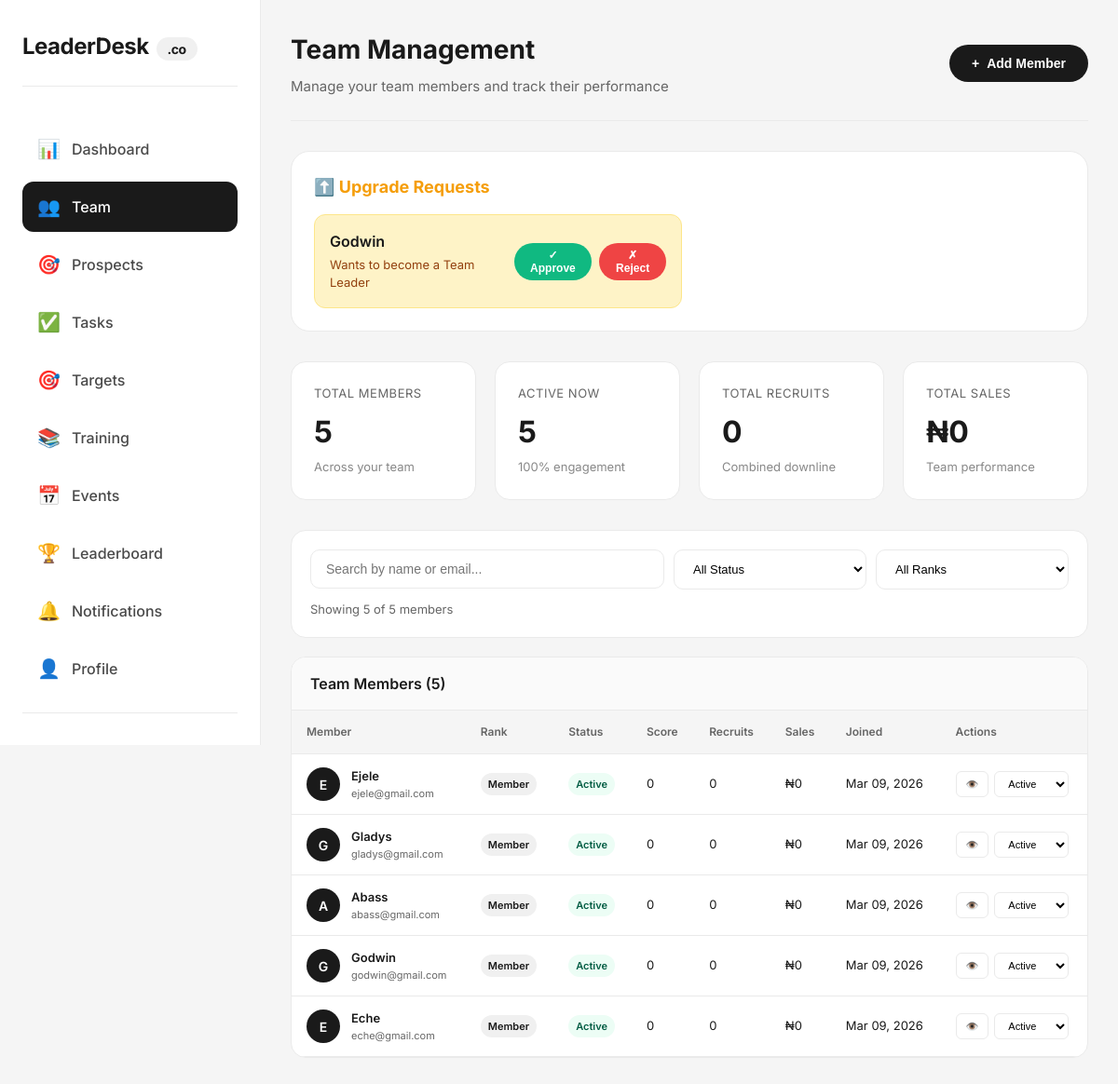
Before: /team.php (signed in) with the older database file.
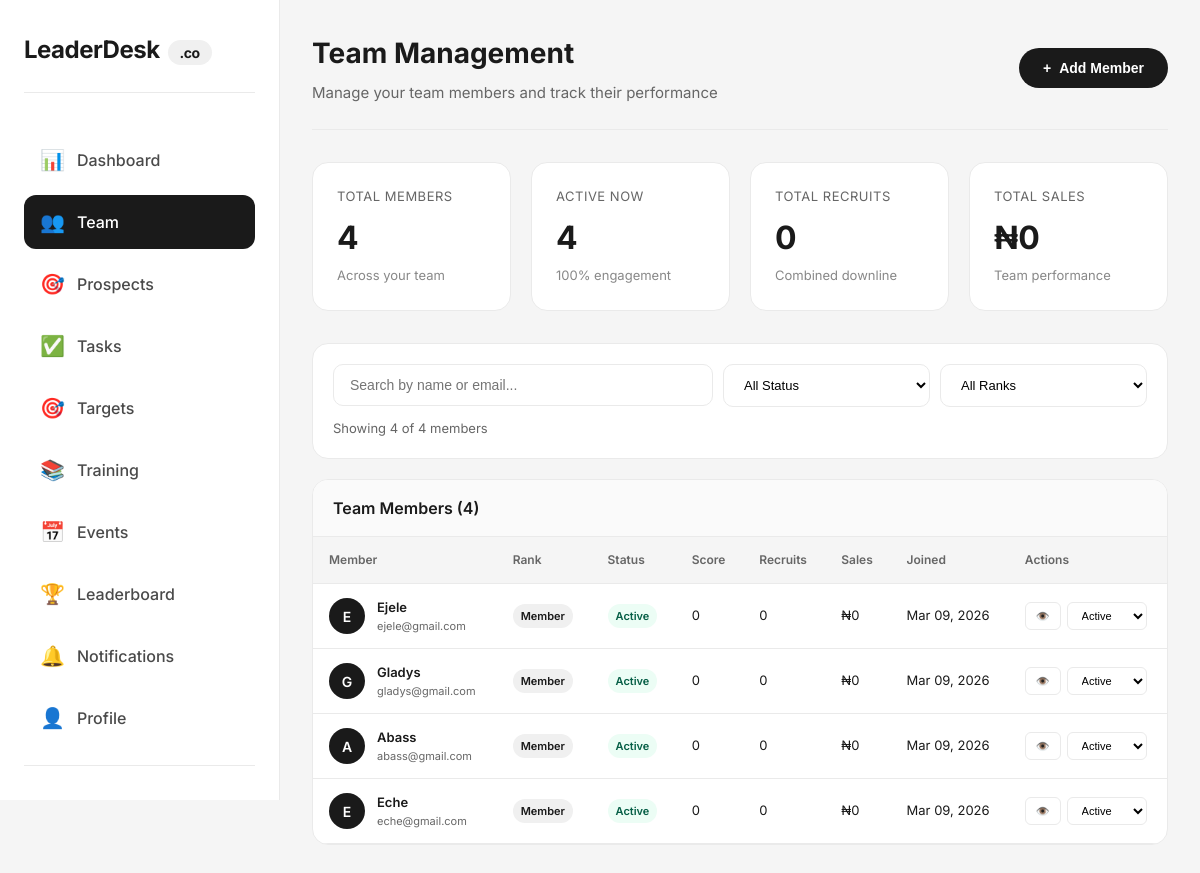
After: the same page with the newer database file.
### tables this page shows
CREATE TABLE `member_profiles` (
  `id` int(11) NOT NULL AUTO_INCREMENT,
  `user_id` int(11) NOT NULL,
  `team_id` int(11) NOT NULL,
  `upline_user_id` int(11) DEFAULT NULL,
  `rank` varchar(50) DEFAULT 'Member',
  `member_type` enum('prospect','member') DEFAULT 'member',
  `activity_score` int(11) DEFAULT 0,
  `total_recruits` int(11) DEFAULT 0,
  `total_sales` decimal(10,2) DEFAULT 0.00,
  `join_date` date DEFAULT NULL,
  PRIMARY KEY (`id`),
  KEY `user_id` (`user_id`),
  KEY `team_id` (`team_id`),
  KEY `upline_user_id` (`upline_user_id`),
  CONSTRAINT `member_profiles_ibfk_1` FOREIGN KEY (`user_id`) REFERENCES `users` (`id`) ON DELETE CASCADE,
  CONSTRAINT `member_profiles_ibfk_2` FOREIGN KEY (`team_id`) REFERENCES `teams` (`id`) ON DELETE CASCADE,
  CONSTRAINT `member_profiles_ibfk_3` FOREIGN KEY (`upline_user_id`) REFERENCES `users` (`id`) ON DELETE SET NULL
);

CREATE TABLE `users` (
  `id` int(11) NOT NULL AUTO_INCREMENT,
  `name` varchar(100) NOT NULL,
  `email` varchar(100) NOT NULL,
  `phone` varchar(20) DEFAULT NULL,
  `password` varchar(255) NOT NULL,
  `role` enum('super_admin','team_leader','member') DEFAULT 'member',
  `upgrade_requested` tinyint(4) DEFAULT 0,
  `team_id` int(11) DEFAULT NULL,
  `status` enum('active','inactive','suspended') DEFAULT 'active',
  `created_at` timestamp NOT NULL DEFAULT current_timestamp(),
  `updated_at` timestamp NOT NULL DEFAULT current_timestamp() ON UPDATE current_timestamp(),
  `last_login` timestamp NULL DEFAULT NULL,
  PRIMARY KEY (`id`),
  UNIQUE KEY `email` (`email`)
);

### includes/auth_check.php (called while the page is built, shortened)
<?php
$stmt = $pdo->prepare("SELECT u.*, t.team_name, t.subscription_status, tb.primary_color, tb.logo_url, tb.tagline
                       FROM users u
                       LEFT JOIN teams t ON u.team_id = t.id
                       LEFT JOIN team_branding tb ON u.team_id = tb.team_id
                       WHERE u.id = ?");
$stmt->execute([$_SESSION['user_id']]);
$current_user = $stmt->fetch();
?>

### team.php (the view, shortened to what the changed rows need)
<?php
require_once 'config/database.php';
require_once 'includes/auth_check.php';
$stmt = $pdo->prepare("
    SELECT u.*,
           mp.rank,
           mp.member_type,
           mp.activity_score,
           mp.total_recruits,
           mp.total_sales,
           mp.join_date,
           mp.upline_user_id,
           u2.name as upline_name,
           (SELECT COUNT(*) FROM member_profiles WHERE upline_user_id = u.id) as downline_count
    FROM users u
    LEFT JOIN member_profiles mp ON u.id = mp.user_id
    LEFT JOIN users u2 ON mp.upline_user_id = u2.id
    WHERE u.team_id = ? AND u.role = 'member'
    ORDER BY u.created_at DESC
");
$stmt->execute([$current_user['team_id']]);
$members = $stmt->fetchAll();
$upgrade_requests = [];
if ($current_user['role'] == 'team_leader') {
    $stmt = $pdo->prepare("SELECT u.*, mp.rank FROM users u LEFT JOIN member_profiles mp ON u.id = mp.user_id WHERE u.team_id = ? AND u.role = 'member' AND u.upgrade_requested = 1");
    $stmt->execute([$current_user['team_id']]);
    $upgrade_requests = $stmt->fetchAll();
}
$total_members = count($members);
$active_members = count(array_filter($members, function($m) { return $m['status'] == 'active'; }));
?>
<!DOCTYPE html>
<html lang="en">
<head>
</head>
<body>
    <div class="app">
        <main class="main">
            <div class="top-bar">
                <div class="page-title">
                    <h1>Team Management</h1>
                </div>
            </div>
            <?php if ($current_user['role'] == 'team_leader' && !empty($upgrade_requests)): ?>
                <div class="upgrade-requests-section">
                    <h2>⬆️ Upgrade Requests</h2>
                    <div class="requests-grid">
                        <?php foreach ($upgrade_requests as $request): ?>
                            <div class="request-card">
                                <div class="request-info">
                                    <h4><?php echo htmlspecialchars($request['name']); ?></h4>
                                    <p>Wants to become a Team Leader</p>
                                </div>
                                <div class="request-actions">
                                    <form method="POST" style="display: inline;">
                                        <button type="submit" class="btn btn-success" style="padding: 6px 12px; font-size: 12px;">✓ Approve</button>
                                    </form>
                                    <form method="POST" style="display: inline;">
                                        <button type="submit" class="btn btn-danger" style="padding: 6px 12px; font-size: 12px;">✗ Reject</button>
                                    </form>
                                </div>
                            </div>
                        <?php endforeach; ?>
                    </div>
                </div>
            <?php endif; ?>
            <div class="stats-grid">
                <div class="stat-card">
                    <div class="stat-label">Total Members</div>
                    <div class="stat-value"><?php echo $total_members; ?></div>
                    <div class="stat-sub">Across your team</div>
                </div>
                <div class="stat-card">
                    <div class="stat-label">Active Now</div>
                    <div class="stat-value"><?php echo $active_members; ?></div>
                    <div class="stat-sub"><?php echo $total_members ? round(($active_members/$total_members)*100) : 0; ?>% engagement</div>
                </div>
            </div>
            <div class="search-section">
                <div class="search-box">
                    <input type="text" id="searchInput" class="search-input" placeholder="Search by name or email..." onkeyup="filterMembers()">
                    <select id="statusFilter" class="filter-select" onchange="filterMembers()">
                    </select>
                    <select id="rankFilter" class="filter-select" onchange="filterMembers()">
                    </select>
                </div>
                <div class="search-results" id="searchResults">Showing <?php echo $total_members; ?> members</div>
            </div>
            <?php if (empty($members)): ?>
                <div class="empty-state">
                    <span>👥</span>
                    <h3>No team members yet</h3>
                    <p>Start building your team by adding your first member</p>
                    <?php if ($current_user['role'] == 'team_leader'): ?>
                        <button class="btn btn-primary" onclick="openModal('addMemberModal')">Add Your First Member</button>
                    <?php endif; ?>
                </div>
            <?php else: ?>
                <div class="teams-table-container">
                    <div class="table-header">
                        <h2>Team Members (<?php echo $total_members; ?>)</h2>
                    </div>
                    <table class="teams-table" id="teamsTable">
                        <thead>
                            <tr>
                                <th>Member</th>
                                <th>Rank</th>
                                <th>Status</th>
                                <th>Score</th>
                                <th>Recruits</th>
                                <th>Sales</th>
                                <th>Joined</th>
                                <th>Actions</th>
                            </tr>
                        </thead>
                        <tbody id="membersTableBody">
                            <?php foreach ($members as $member): ?>
                                <tr data-status="<?php echo $member['status']; ?>"
                                    data-rank="<?php echo $member['rank'] ?? 'No Rank'; ?>"
                                    data-search="<?php echo strtolower($member['name'] . ' ' . $member['email']); ?>">
                                    <td>
                                        <div class="member-info">
                                            <div class="member-avatar">
                                                <?php echo strtoupper(substr($member['name'], 0, 1)); ?>
                                            </div>
                                            <div class="member-details">
                                                <span class="member-name"><?php echo htmlspecialchars($member['name']); ?></span>
                                                <span class="member-email"><?php echo htmlspecialchars($member['email']); ?></span>
                                            </div>
                                        </div>
                                    </td>
                                    <td>
                                        <span class="rank-badge"><?php echo htmlspecialchars($member['rank'] ?? 'Member'); ?></span>
                                    </td>
                                    <td>
                                        <span class="status-badge status-<?php echo $member['status']; ?>">
                                            <?php echo ucfirst($member['status']); ?>
                                        </span>
                                    </td>
                                    <td><?php echo $member['activity_score'] ?? 0; ?></td>
                                    <td><?php echo $member['total_recruits'] ?? 0; ?></td>
                                    <td>₦<?php echo number_format($member['total_sales'] ?? 0); ?></td>
                                    <td><?php echo date('M d, Y', strtotime($member['join_date'] ?? $member['created_at'])); ?></td>
                                    <td>
                                        <div class="action-buttons">
                                            <button class="btn-icon view" onclick="viewMember(<?php echo $member['id']; ?>)">👁️</button>
                                            <?php if ($current_user['role'] == 'team_leader'): ?>
                                                <form method="POST" style="display: inline;">
                                                    <select name="status" class="status-select" onchange="this.form.submit()">
                                                        <option value="active" <?php echo $member['status'] == 'active' ? 'selected' : ''; ?>>Active</option>
                                                    </select>
                                                </form>
                                            <?php endif; ?>
                                        </div>
                                    </td>
                                </tr>
                            <?php endforeach; ?>
                        </tbody>
                    </table>
                </div>
            <?php endif; ?>
        </main>
    </div>
</body>
</html>

Changed rows visible on the page:
no longer on this page (row edited): member_profiles: user.name "Godwin"
no longer on this page (row edited): users: name "G", name "Godwin", email "godwin@gmail.com", rank "Member", status "Active", activity_score "0", total_recruits "0", total_sales "0", created_at "Mar 09, 2026"
Other visible differences:
$total_members: "5" → "4"
$active_members: "5" → "4"
text written by a page script: "Showing 5 of 5 members" → "Showing 4 of 4 members"
text no longer shown: "⬆️ Upgrade Requests"
